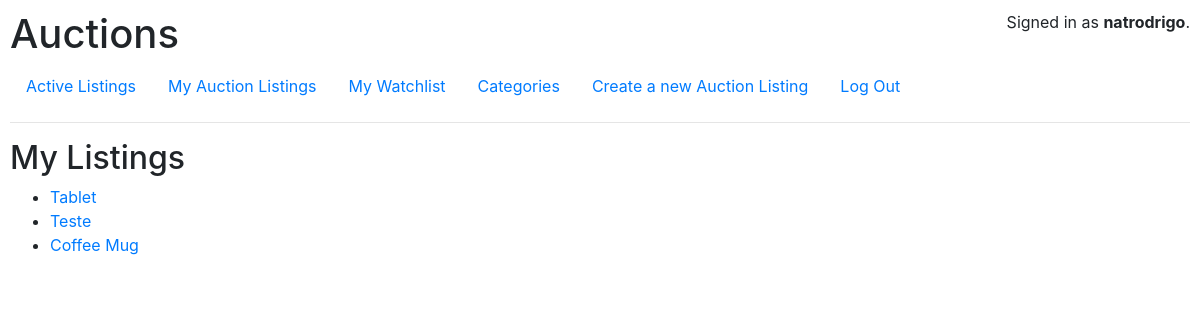
The page /my_auctions (signed in) on the database as committed earlier.
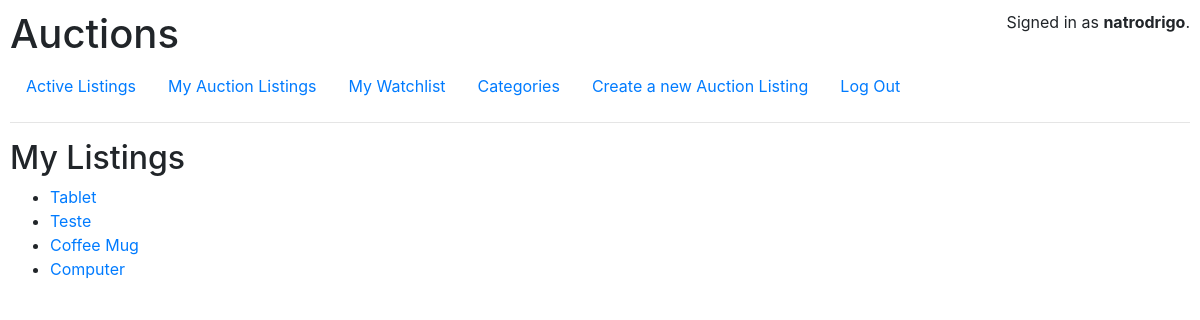
The same page on the database as committed later.
### auctions/models.py (models this page shows)
class AuctionListing(models.Model):
    title = models.CharField(max_length=64)
    description = models.TextField()
    category = models.ForeignKey(Category,on_delete=models.CASCADE,related_name="auctions")
    image = models.URLField()
    duration = models.DateTimeField()
    initialBid = models.DecimalField(max_digits=19, decimal_places=4)
    active = models.BooleanField(default=True)
    user = models.ForeignKey(User,on_delete=models.CASCADE,related_name = "auctions")
    def __str__(self):
        return f"{self.title}"

### auctions/views.py (the view)
# urls.py: path("my_auctions",views.my_auctions,name="my_auctions"),
@login_required(login_url="login")
def my_auctions(request):
    my_auctions = AuctionListing.objects.filter(user = request.user)
    return render(request,"auctions/my_auctions.html", {
        "my_auctions" : my_auctions
    })

### auctions/templates/auctions/my_auctions.html
{% extends "auctions/layout.html" %}
{% block body %}
<h2>My Listings</h2>
<ul>
    {% for auction in my_auctions %}
    <li><a href="{% url 'auction' auction.id %}">{{ auction }}</a></li>
    {% empty %}
    <p>No Auction lists created yet. <a href="{% url 'create_new_listing'%} ">Create One.</a></p>
    {% endfor %}
</ul>
{% endblock %}

Rows that differ between the two databases and show on the page:
added AuctionListing: title "Computer"
